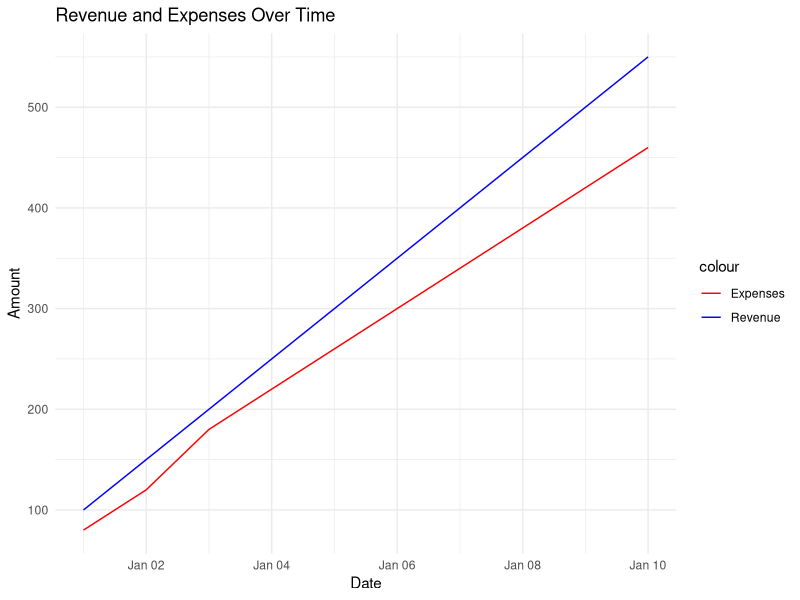

Here is the R script that generated this plot:
## ---- chunk 1
# R code examples for Module 1: Introduction to Financial Analytics

# Load necessary libraries
library(dplyr)
library(ggplot2)

# Example 1: Basic Data Manipulation
# Create a sample data frame
financial_data <- data.frame(
  Date = as.Date('2021-01-01') + 0:9,
  Revenue = c(100, 150, 200, 250, 300, 350, 400, 450, 500, 550),
  Expenses = c(80, 120, 180, 220, 260, 300, 340, 380, 420, 460)
)

# Calculate Profit
financial_data <- financial_data %>%
  mutate(Profit = Revenue - Expenses)

# Print the updated data frame
print(financial_data)

# Example 2: Basic Visualization
# Plot Revenue and Expenses
ggplot(financial_data, aes(x = Date)) +
  geom_line(aes(y = Revenue, color = "Revenue")) +
  geom_line(aes(y = Expenses, color = "Expenses")) +
  labs(title = "Revenue and Expenses Over Time",
       x = "Date",
       y = "Amount") +
  scale_color_manual(values = c("Revenue" = "blue", "Expenses" = "red")) +
  theme_minimal()

# Example 3: Summary Statistics
# Calculate summary statistics for Revenue and Expenses
summary_stats <- financial_data %>%
  summarise(
    Total_Revenue = sum(Revenue),
    Total_Expenses = sum(Expenses),
    Total_Profit = sum(Profit),
    Average_Revenue = mean(Revenue),
    Average_Expenses = mean(Expenses),
    Average_Profit = mean(Profit)
  )

# Print summary statistics
print(summary_stats)
